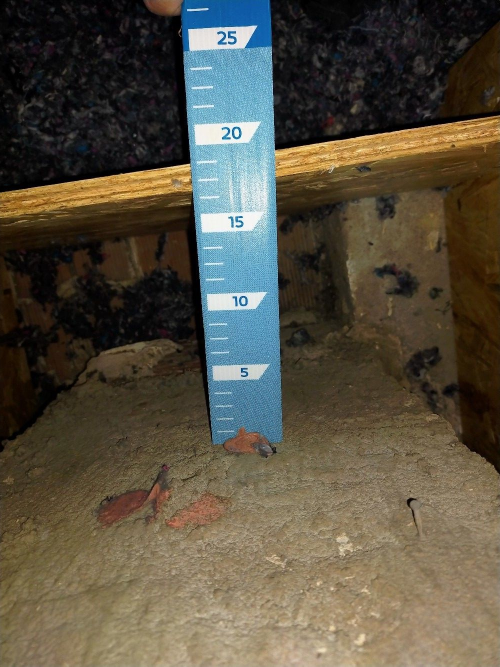
#> input picture src/conformity/im1-rotate.png, 1000 x 1333 px (shown at 1/2 size)
$ python Protection.py
#> lines starting #> are read from the running program, lines starting #| are printed output that depends on the picture
### src/conformity/Image.py
import numpy as np
import cv2
import matplotlib.pyplot as plt

class Image:
    def __init__(self, imagePath):
#> called with imagePath = 'im1-rotate.png'
        self.resolution = (500,500)
        self.basic = cv2.imread(imagePath)
#> self.basic is the input picture: shape (1333, 1000, 3); mean B, G, R 65.8, 80.7, 87
        self.resized = cv2.resize(self.basic, self.resolution, interpolation = cv2.INTER_AREA)
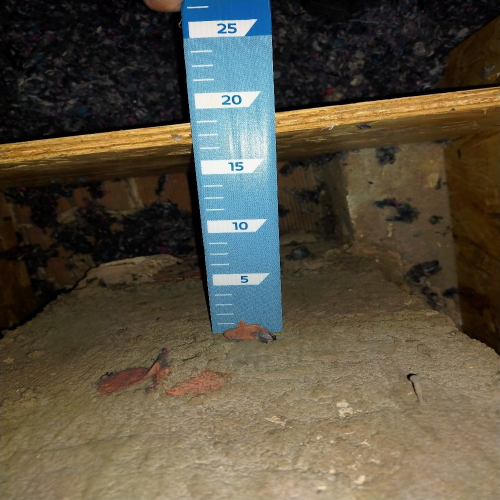
#> self.resized: shape (500, 500, 3); mean B, G, R 65.8, 80.7, 87
        self.original = cv2.cvtColor(self.resized, cv2.COLOR_BGR2RGB)

    def gray_scale(self):
        gray = cv2.cvtColor(self.original, cv2.COLOR_RGB2GRAY)
        return gray

    #Defining functions that gives edges
    # [11 lines left out: functions edges_detection, dilate, not called in this run]

    #Defining resized format getter
    def get_resized(self):
        return self.resized

    #Defining resolution getter
    def get_resolution(self):
        return self.resolution

    #Defining original getter
    def get_original(self):
        return self.original

# [3 lines that do not run on import are left out]
    #print(my_image.original.shape)

### src/conformity/Protection.py

try:
    from src.conformity.Image import Image
    from src.conformity.helpers import my_arg_max
except:
    from .Image import Image
    from .helpers import my_arg_max

from scipy import ndimage
import numpy as np
#from typing import list

class Protection:
    """ class defining the protection object on a photograph"""

    def __init__(self,imagePath:str)->None:
        """ constructor of class Protection"""
        self.__image = Image(imagePath)
        self.__axis_from_edges = None
        self.__right_direction = None

    # [75 lines left out: functions get_right_direction, get_axis_from_edges, check_protection, ones_per_line, not called in this run]

if __name__ == '__main__':
    #print("okay, brother")
    my_protection = Protection("im1-rotate.png")
    #print("protection is checked", my_protection.check_protection())
    #print(my_protection.get_axis_from_edges())
